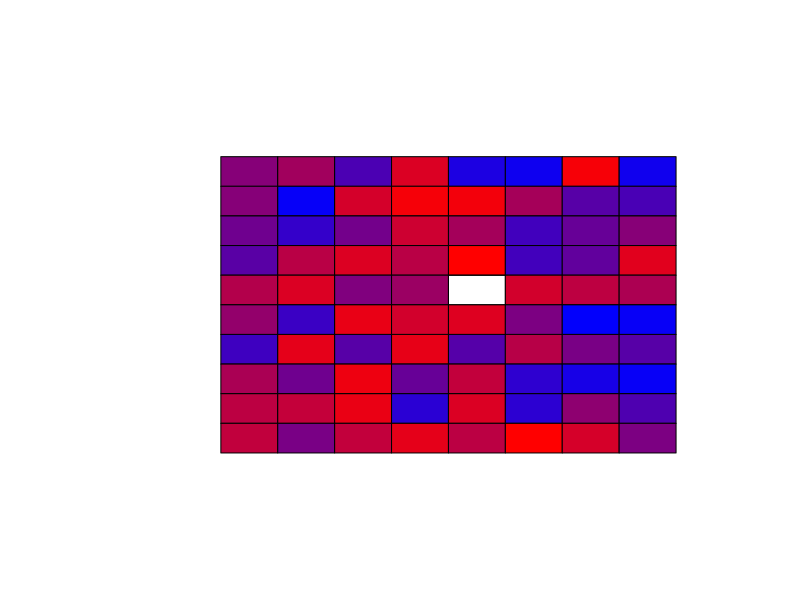

Write the R code that produced this figure.
drawHeatmap<-function (heat){
  xSize <- ncol(heat)
  ySize <- nrow(heat)
  maxColorSize = 200
  plot (c(-1,xSize+2),
        c(-1,ySize+2),
        type= 'n',
        axes = FALSE, 
        ann=FALSE)

  colfun = colorRampPalette(c("red","blue"))
  colours = colfun(maxColorSize)
  # loops for create heatmap using polygon statement
  for(i in ySize:1){
    for (j in 1:xSize){
      x= heat[i,j]
      xCoords = c(j,j+1,j+1,j)
      yCoords = c(i,i,i-1,i-1)
      polygon(xCoords,yCoords,col = colours[round(x*maxColorSize)-1])
    }
  }
}

rowSize = 10
colSize = 8
#create a random matrix
outMatrix = matrix(runif(rowSize*colSize),rowSize,colSize)
drawHeatmap(outMatrix)
